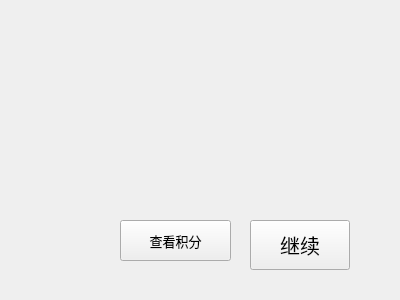
<?xml version="1.0" encoding="UTF-8"?>
<ui version="4.0">
 <class>PPT59</class>
 <widget class="QWidget" name="PPT59">
  <property name="geometry">
   <rect>
    <x>0</x>
    <y>0</y>
    <width>400</width>
    <height>300</height>
   </rect>
  </property>
  <property name="windowTitle">
   <string>Form</string>
  </property>
  <widget class="QPushButton" name="pushButton">
   <property name="geometry">
    <rect>
     <x>250</x>
     <y>220</y>
     <width>100</width>
     <height>50</height>
    </rect>
   </property>
   <property name="font">
    <font>
     <pointsize>15</pointsize>
    </font>
   </property>
   <property name="text">
    <string>继续</string>
   </property>
   <property name="icon">
    <iconset resource="res.qrc">
     <normaloff>:/P1-6/IMAGE/jx (2).jpg</normaloff>:/P1-6/IMAGE/jx (2).jpg</iconset>
   </property>
   <property name="iconSize">
    <size>
     <width>30</width>
     <height>30</height>
    </size>
   </property>
  </widget>
  <widget class="QPushButton" name="pushButton_2">
   <property name="geometry">
    <rect>
     <x>120</x>
     <y>220</y>
     <width>111</width>
     <height>41</height>
    </rect>
   </property>
   <property name="font">
    <font>
     <pointsize>10</pointsize>
    </font>
   </property>
   <property name="text">
    <string>查看积分</string>
   </property>
  </widget>
 </widget>
 <resources>
  <include location="res.qrc"/>
 </resources>
 <connections/>
</ui>
